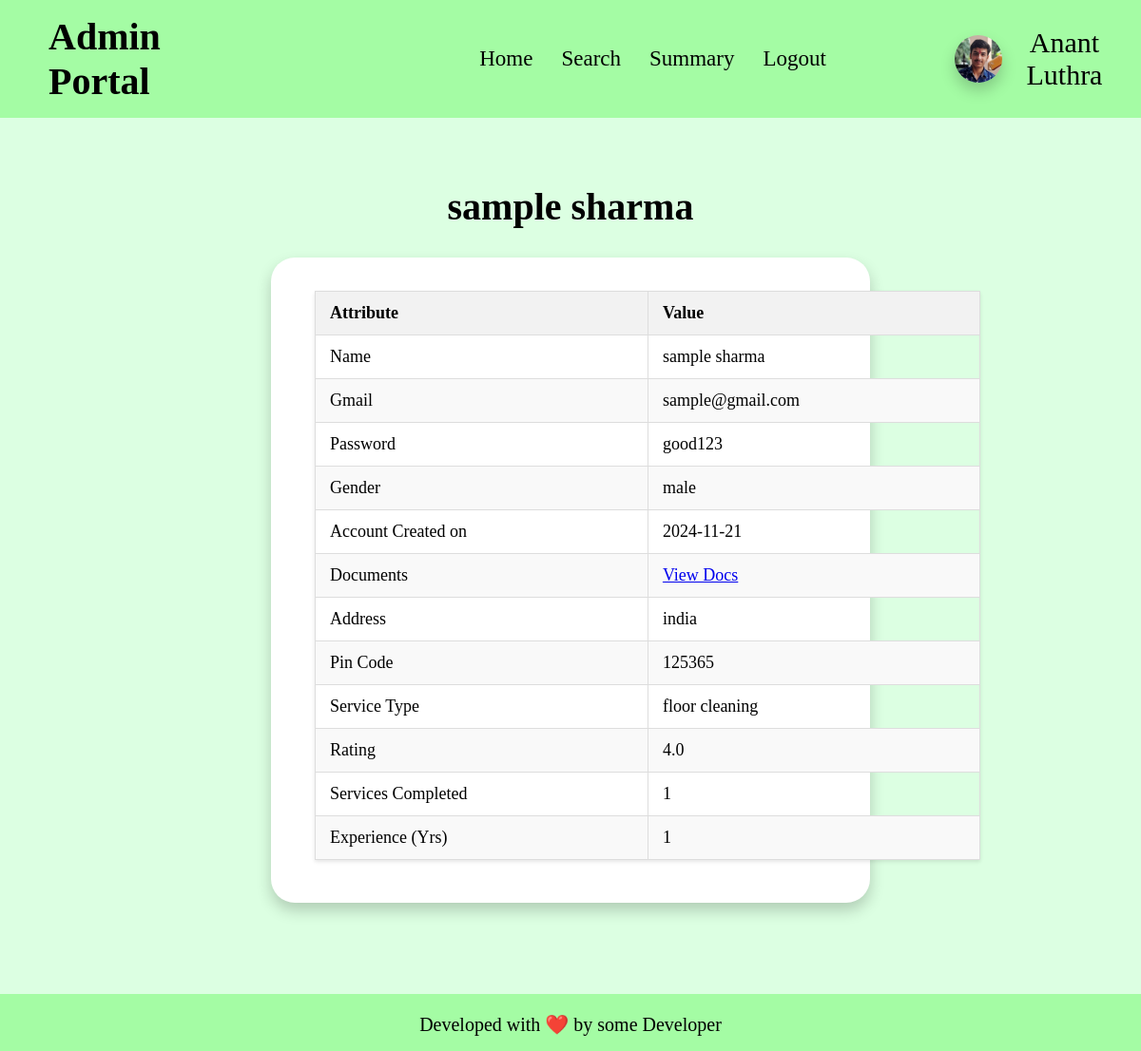
The app's page /view_professional/1 with its own data.
### app.py (models this page shows)
class professional(db.Model):
    __tablename__ = "professional"
    id = db.Column(db.Integer, primary_key=True, autoincrement=True)
    email_id = db.Column(db.String, nullable=False)
    fullname = db.Column(db.String, nullable=False)
    password = db.Column(db.String, nullable=False)
    date_created = db.Column(db.Date, nullable=False)
    service_type_id = db.Column(db.Integer, db.ForeignKey('service.id'), nullable=False)
    experience = db.Column(db.Integer, nullable=False)
    gender = db.Column(db.String, nullable=False)
    address = db.Column(db.String, nullable=False)
    pin_code = db.Column(db.Integer, nullable=False)
    documents = db.Column(db.LargeBinary, nullable=False)
    request = db.Column(db.Boolean, default=None)
    blocked = db.Column(db.Boolean, default=False)
    services_completed = db.Column(db.Integer, default = 0)
    rating = db.Column(db.Float, default = 0.0)
    price = db.Column(db.Integer, default = 0)
    service_type = db.relationship('service', back_populates='professionals')
    service_requests = db.relationship('service_request', backref='professional', cascade='all, delete-orphan')

class service(db.Model):
    __tablename__ = "service"
    id = db.Column(db.Integer, primary_key=True, autoincrement=True)
    name = db.Column(db.String, nullable=False)
    base_price = db.Column(db.Integer, nullable=False)
    time_required = db.Column(db.Integer, nullable=False)
    description = db.Column(db.String, nullable=False)
    status = db.Column(db.Boolean, default = False)
    type = db.Column(db.String, nullable=False)
    professionals = db.relationship('professional', back_populates='service_type')
    service_requests = db.relationship('service_request', backref='service', cascade='all, delete-orphan')

### app.py (the view)
@app.route("/view_professional/<int:id>")
def view_professional(id):
    if request.method == "GET":
        prof = professional.query.filter_by(id = id).first()
        return render_template("view_professional.html", professional = prof, admin_name = ADMIN_NAME)
    else:
        return "Invalid Request"

### templates/view_professional.html (shortened to what this page needs)
<!DOCTYPE html>
<html lang="en">
<head>
    <link rel="stylesheet" href="/static/css/profile-block.css">
    <link rel="stylesheet" href="/static/css/basic.css">
</head>
<body>
    <header>
        <h1>Admin Portal</h1>
        <ul>
            <li><a href="/admin_home">Home</a></li>
            <li><a href="/admin_search">Search</a></li>
            <li><a href="/admin_summary">Summary</a></li>
            <li><a href="/admin_logout">Logout</a></li>
        </ul>
        <div id="user-info">
            <img id="user-pic" src="/static/anant-pic.jpg" alt="Profile Picture">
            <div>{{admin_name}}</div>
        </div>
    </header>
    <main>
        <h1 id="logheading">{{professional.fullname}}</h1>
        <div id="main">
            <table class="styled-table">
                <thead>
                    <tr>
                        <th>Attribute</th>
                        <th>Value</th>
                    </tr>
                </thead>
                <tbody>
                    <tr>
                        <td>Name</td>
                        <td>{{professional.fullname}}</td>
                    </tr>
                    <tr>
                        <td>Gmail</td>
                        <td>{{professional.email_id}}</td>
                    </tr>
                    <tr>
                        <td>Password</td>
                        <td>{{professional.password}}</td>
                    </tr>
                    <tr>
                        <td>Gender</td>
                        <td>{{professional.gender}}</td>
                    </tr>
                    <tr>
                        <td>Account Created on</td>
                        <td>{{professional.date_created}}</td>
                    </tr>
                    <tr>
                        <td>Documents</td>
                        <td>
                            {% if professional.documents %}
                            <a href="{{ url_for('view_docs', prof_id=professional.id) }}">View Docs</a>
                            {% else %}
                            No Document
                            {% endif %}
                        </td>
                    </tr>
                    <tr>
                        <td>Address</td>
                        <td>{{professional.address}}</td>
                    </tr>
                    <tr>
                        <td>Pin Code</td>
                        <td>{{professional.pin_code}}</td>
                    </tr>
                    <tr>
                        <td>Service Type</td>
                        <td>{{professional.service_type.name}}</td>
                    </tr>
                    <tr>
                        <td>Rating</td>
                        <td>{{professional.rating}}</td>
                    </tr>
                    <tr>
                        <td>Services Completed</td>
                        <td>{{professional.services_completed}}</td>
                    </tr>
                    <tr>
                        <td>Experience (Yrs)</td>
                        <td>{{professional.experience}}</td>
                    </tr>
                </tbody>
            </table>
        </div>
    </main>
    <footer>
        <p>
            Developed with ❤️ by some Developer
        </p>
    </footer>
</body>
</html>

### static/css/profile-block.css (style rules this page uses)
#user-info { margin-left: 10vw; width: 19vw; display: flex; flex-direction: row; align-items: center; justify-content: space-evenly; }
#user-info img { min-width: 50px; min-height: 50px; max-width: 55px; max-height: 55px; border-radius: 50px; box-shadow: 0 8px 16px rgba(0, 0, 0, 0.2); }
#user-info div { font-size: 30px; text-align: center; }

### static/css/basic.css (style rules this page uses)
* { padding: 0; margin: 0; }
body { background-color: rgb(220, 255, 226); align-items: center; text-align: left; }
header { align-items: center; display: flex; padding: 15px; background-color: rgb(164, 252, 164); }
ul { display: flex; list-style-type: none; padding: 0; margin: 0; }
ul li { padding-inline: 15px; }
ul li a { font-size: 23px; text-decoration: none; color: black; }

### templates/view_professional.html (style rules this page uses)
h1 { margin-right: 21vw; margin-left: 3vw; font-size: 40px; }
#main { margin: auto; text-align: center; align-items: center; justify-content: center; gap: 90px; background-color: rgb(255, 255, 255); width: 50vw; border-radius: 25px; padding-top: 10px; padding-bottom: 20px; padding-left: 30px; box-shadow: 0 8px 16px rgba(0, 0, 0, 0.2); }
#logheading { margin-bottom: 22px; font-size: 40px; margin: auto; margin-top: 70px; margin-bottom: 30px; text-align: center; }
.styled-table { width: 80%; width: 700px; border-collapse: collapse; margin: 25px 0; margin-left: 16px; font-size: 18px; text-align: left; box-shadow: 0 2px 4px rgba(0, 0, 0, 0.1); }
.styled-table th, .styled-table td { padding: 12px 15px; border: 1px solid #ddd; }
.styled-table th { background-color: #f2f2f2; font-weight: bold; }
.styled-table tr:nth-child(even) { background-color: #f9f9f9; }
footer { align-items: center; text-align: center; background-color: rgb(164, 252, 164); height: 60px; margin-top: 12vh; }
footer p { margin: auto; padding-top: 20px; font-size: 20px; }

### records on screen
professional: fullname "sample sharma", email_id "sample@gmail.com", password "good123", gender "male", date_created "2024-11-21", address "india", pin_code "125365", rating "4.0", services_completed "1", experience "1"
service: service_type.name "floor cleaning"

### other values on screen
{{ admin_name }} "Anant Luthra"
